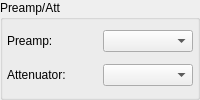
             <widget class="QGroupBox" name="groupBox_5">
              <property name="title">
               <string>Preamp/Att</string>
              </property>
              <layout class="QVBoxLayout" name="preAttLayout">
               <property name="leftMargin">
                <number>4</number>
               </property>
               <property name="topMargin">
                <number>4</number>
               </property>
               <property name="rightMargin">
                <number>4</number>
               </property>
               <property name="bottomMargin">
                <number>4</number>
               </property>
               <item>
                <layout class="QHBoxLayout" name="horizontalLayout_23">
                 <item>
                  <widget class="QLabel" name="label_12">
                   <property name="text">
                    <string>Preamp:</string>
                   </property>
                  </widget>
                 </item>
                 <item>
                  <widget class="QComboBox" name="preampSelCombo">
                   <property name="accessibleName">
                    <string>Preamp selector</string>
                   </property>
                   <property name="sizeAdjustPolicy">
                    <enum>QComboBox::AdjustToContents</enum>
                   </property>
                  </widget>
                 </item>
                </layout>
               </item>
               <item>
                <layout class="QHBoxLayout" name="horizontalLayout_19">
                 <property name="topMargin">
                  <number>0</number>
                 </property>
                 <property name="bottomMargin">
                  <number>0</number>
                 </property>
                 <item>
                  <widget class="QLabel" name="label_30">
                   <property name="text">
                    <string>Attenuator:</string>
                   </property>
                  </widget>
                 </item>
                 <item>
                  <widget class="QComboBox" name="attSelCombo">
                   <property name="accessibleName">
                    <string>Attenuator selector</string>
                   </property>
                   <property name="sizeAdjustPolicy">
                    <enum>QComboBox::AdjustToContents</enum>
                   </property>
                  </widget>
                 </item>
                </layout>
               </item>
              </layout>
             </widget>
